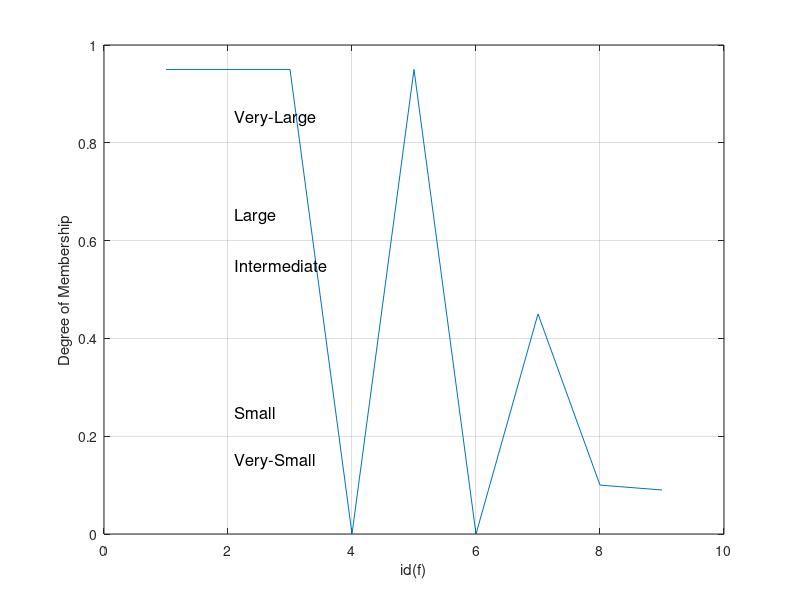

MATLAB code to generate this figure:

clear all;
Ractual = 0.1;
Ra = [2.1 2.2 2.3 2.09 1.98 1.97 1.8 1.9 2.1 2.2];
Td = [1 1 1 1 1 1 1 1 1 1];
Tf = [.001 .021 .021 .211 .021 .001 .0021 .0041 .061 .011];
f = 10;
Rd = [0.1 0.1 0.1 0.1 0.1 0.1 0.1 0.1 0.1 0.1 ];


for k=1:9
    Ra(k) = rand+2;
    TDmax = max ( 1 / Ra(k+1), 1/Ractual);
    TDmin = min ( 1 / Ra(k+1), 1/Ractual);
    Rd(k) = 1 / ( Td(k) * ( TDmax - TDmin) + TDmin);
end
Ra
for k=1:9
    for ki = 0:9
        temp=0;
        for fi = 1: (f-1)
           % Tf = rand/11;
             temp = temp + (Ra(fi) - Rd(fi))*Tf(fi);
        end 
        X(10-k) = 1/k * temp;
    end
end
X

% End of Xf


Ractual = 1.3;
Ra = [2.1 2.2 2.3 2.09 1.98 1.97 1.8 1.9 2.1 2.2];
Td = 1;
%Tf = [10 21 21 21 21 15 21 41 61 11 12];
b = 231 ; % Size of Token Bucket
f = 10;
Rd = [0.1 0.1 0.1 0.1 0.1 0.1 0.1 0.1 0.1 0.1 ];
for k=1:10

    TDmax = max ( 1 / Ra(mod(k+1,10)+1), 1/Ractual);
    TDmin = min ( 1 / Ra(mod(k+1,10)+1), 1/Ractual);
    Rd(k) = 1 / ( Td * ( TDmax - TDmin) + TDmin);

        temp = 0;
        for fi = 1: (f-1)
            Tf = rand * 34;
             temp = temp + (Ractual- Rd(mod(fi,10)+1)) * Tf ; %(mod(k,10)+1);
        end 
        Y(k) = 1/b * temp;   
end
Y

%end of y(k)

for k=1:9

if (Y(k) >=0.0 && Y(k)<=0.2 )&& (X(k) >=0.0 && X(k)<=0.2) id(k) = 0.1;
    
    elseif (Y(k) >=0.0 && Y(k)<=0.2 ) && (X(k) >0.2 && X(k)<=0.5)  
        id(k) = 0.1;
        
    elseif (Y(k) >=0.0 && Y(k)<=0.2 )&& (X(k) >0.5 && X(k) <=0.8)   id(k) = 0.09;
        
    elseif (Y(k)>= 0.0 && Y(k)<=0.2 )&& (X(k) >0.8 && X(k) <=1.0)   id(k) = 0.7;
        
    elseif (Y(k) > 0.2 && Y(k)<= 0.5) && (X(k) >0.8 && X(k) <=1.0)   id(k) = 0.95;
        
    elseif (Y(k) >0.2 && Y(k)<=0.5 ) && (X(k) >0.2 && X(k)<=0.5 )   id(k) = 0.45;
        
    elseif (Y(k) >0.2 && Y(k) <=0.5 )&& (X(k) >0.5 && X(k) <=0.8)   id(k) = 0.3;
        
    elseif ((Y(k) >0.2 && Y(k)<=0.5 )&& (X(k) >0.8 && X(k) <=1.0))   id(k) = 0.09;
        
    elseif (Y(k) > 0.5 && Y(k) <= 1.0 )&& (X(k) >=0.0 && X(k) <=0.2)   id(k) = 0.95;
        
    elseif (Y(k) > 0.5 && Y(k) <= 1.0)&& (X(k) >0.2 && X(k)<=0.5)   id(k) = 0.3;
        
    elseif (Y(k) > 0.5 && Y(k) <= 1.0 )&& (X(k) >0.5 && X(k) <=0.8)   id(k) = 0.1;
        
    elseif (Y(k) > 0.5 && Y(k) <= 1.0 )&& (X(k) >0.8 && X(k) <=1.0)   id(k) = 0.09;
end
    
end

plot( id)
ylabel('Degree of Membership')
xlabel ('id(f)')

id
text(2.1,0.85,'Very-Large', 'FontSize', 12 );
text(2.1,0.65,'Large','FontSize', 12);
text(2.1,0.55,'Intermediate','FontSize', 12);
text(2.1,0.25,'Small','FontSize', 12);
text(2.1,0.15,'Very-Small','FontSize', 12);

grid;